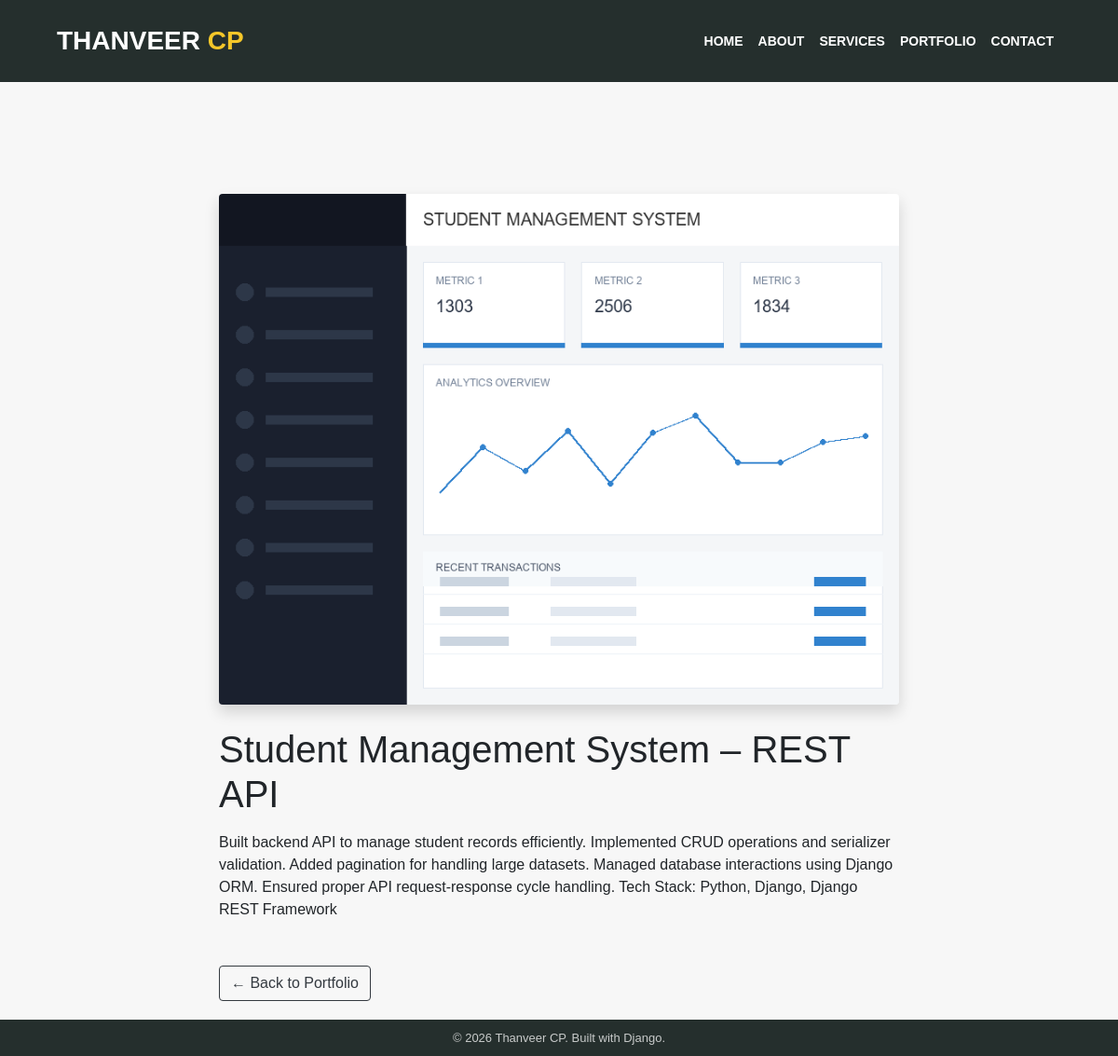
The app's page /project/5/ with its own data.
### website/models.py (models this page shows, shortened)
class Project(models.Model):
    title = models.CharField(max_length=200)
    description = models.TextField()
    image = models.ImageField(upload_to='projects/', blank=True, null=True)
    url = models.URLField(blank=True)

### website/views.py (the view)
# urls.py: path('project/<int:pk>/', project_detail, name='project_detail'),
def project_detail(request, pk):
    project = get_object_or_404(Project, pk=pk)
    return render(request, 'website/project_detail.html', {'project': project})

### templates/website/project_detail.html (shortened to what this page needs)
{% load static %}
<!DOCTYPE html>
<html lang="en">
<head>
    <link rel="stylesheet" href="{% static 'website/css/bootstrap.min.css' %}">
    <link rel="stylesheet" href="{% static 'website/css/style.css' %}">
</head>
<body>
    <header class="header_section">
        <div class="container">
            <nav class="navbar navbar-expand-lg navbar-dark">
                <a class="navbar-brand logo_text" href="{% url 'home' %}">
                    THANVEER <span>CP</span>
                </a>
                <div class="collapse navbar-collapse" id="navbarSupportedContent">
                    <ul class="navbar-nav ml-auto">
                        <li class="nav-item"><a class="nav-link" href="{% url 'home' %}#home">Home</a></li>
                        <li class="nav-item"><a class="nav-link" href="{% url 'home' %}#about">About</a></li>
                        <li class="nav-item"><a class="nav-link" href="{% url 'home' %}#services">Services</a></li>
                        <li class="nav-item"><a class="nav-link" href="{% url 'home' %}#portfolio">Portfolio</a></li>
                        <li class="nav-item"><a class="nav-link" href="{% url 'home' %}#contact">Contact</a></li>
                    </ul>
                </div>
            </nav>
        </div>
    </header>
    <section class="section_light" style="padding-top: 120px; min-height: 80vh;">
        <div class="container">
            <div class="row">
                <div class="col-lg-8 mx-auto">
                    {% if project.image %}
                    <img src="{{ project.image.url }}" alt="{{ project.title }}" class="img-fluid mb-4 rounded shadow">
                    {% endif %}
                    <h1 class="mb-3">{{ project.title }}</h1>
                    <div class="content mb-5">
                        {{ project.description|linebreaks }}
                    </div>
                    <a href="{% url 'home' %}#portfolio" class="btn btn-outline-dark">← Back to Portfolio</a>
                </div>
            </div>
        </div>
    </section>
    <footer class="footer_section">
        <div class="container">
            <p class="footer_text">© {% now "Y" %} Thanveer CP. Built with Django.</p>
        </div>
    </footer>
</body>
</html>

### static/website/css/style.css (style rules this page uses)
* { box-sizing: border-box; }
html { scroll-behavior: smooth; }
body { margin: 0; font-family: "Poppins", Arial, sans-serif; background: #ffffff; }
.header_section { background: #252f2d; padding: 10px 0; }
.logo_text { font-size: 28px; font-weight: 700; color: #fff !important; text-decoration: none; }
.logo_text span { color: #f5c729; }
.navbar-nav .nav-link { color: #fff !important; font-weight: 600; text-transform: uppercase; font-size: 14px; padding: 10px 14px; border-radius: 30px; }
.section_light { background: #f7f7f7; padding: 20px 0; }
.footer_section { background: #252f2d; padding: 10px 0; }
.footer_text { margin: 0; text-align: center; color: rgba(255, 255, 255, 0.75); font-size: 13px; }

### records on screen
Project: image (picture), title "Student Management System – REST API", description "Built backend API to manage student records efficiently. Implemented CRUD operations and serializer validation. Added pagination for handling large datasets. Managed database interactions using Django ORM. Ensured proper API request-response cycle handling. Tech Stack: Python, Django, Django REST Framework"
